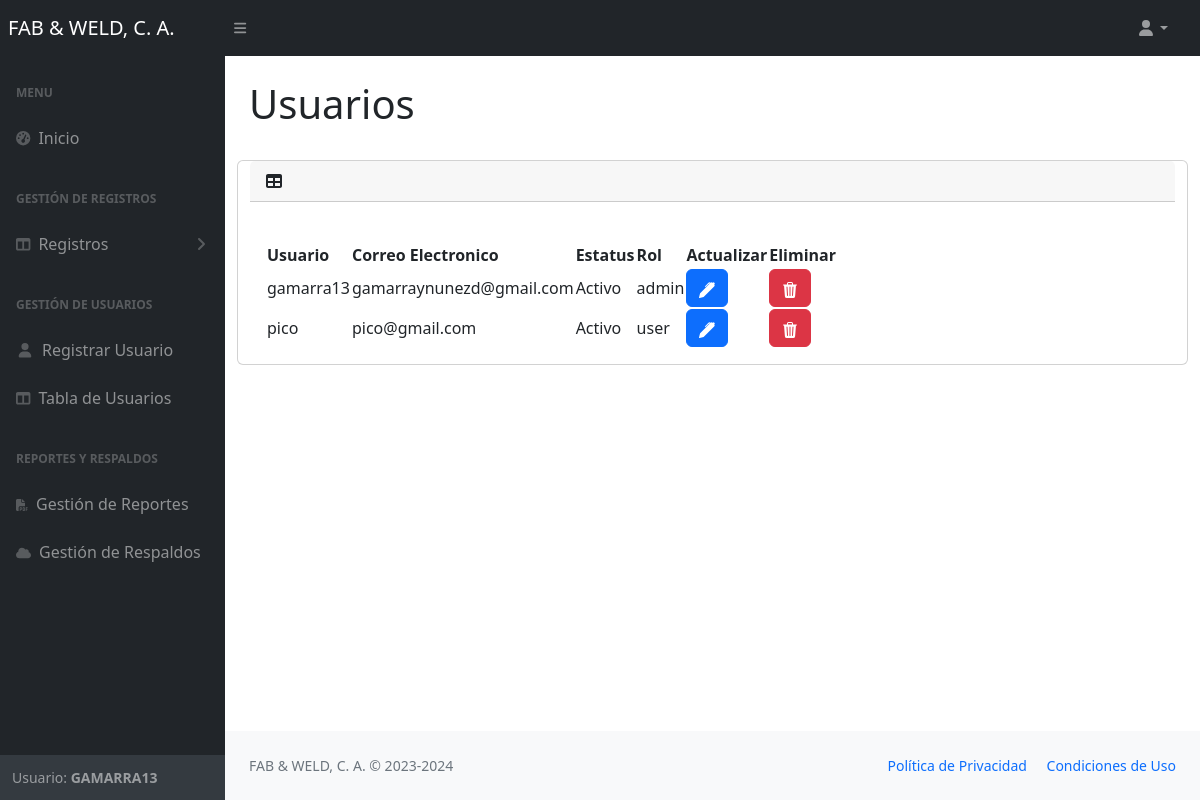
Page /views/usuarios.php (signed in) on the committed database.
### tables this page shows
CREATE TABLE `users` (
  `id` int NOT NULL,
  `username` varchar(100) DEFAULT NULL,
  `email` varchar(100) NOT NULL,
  `passwordd` varchar(255) DEFAULT NULL,
  `estatus` varchar(50) NOT NULL,
  `role_id` int DEFAULT NULL
);

CREATE TABLE `roles` (
  `id_rol` int NOT NULL,
  `nombre` varchar(50) DEFAULT NULL
);

### views/usuarios.php (the view, shortened to what this page needs)
    <?php require'nav.php';?>
    <div id="layoutSidenav_content">
                <main>
                    <div class="container-fluid px-4">
                        <h1 class="mt-4">Usuarios</h1>
                        <div class="row">
                        <div class="card mb-4">
                            <div class="card-header">
                                <i class="fas fa-table me-1"></i>
                            </div>
                            <div class="card-body">
                                <table id="datatablesSimple" >
                                <thead>
                                        <tr>
                                            <th >Usuario</th>
                                            <th >Correo Electronico</th>
                                            <th >Estatus</th>
                                            <th >Rol</th>
                                            <th >Actualizar</th>
                                            <th >Eliminar</th>
                                        </tr>
                                    </thead>
                                    <tbody >
                                        <?php
                                        require"../php/conexion.php";
$queto= "SELECT * FROM users u LEFT JOIN roles r ON u.role_id=r.id_rol WHERE u.role_id=r.id_rol";
$result= mysqli_query($conexion, $queto);
while($fila = mysqli_fetch_array($result)){
    echo "<tr>";
    echo "<td>". $fila['username']. "</td>";
        echo "<td>". $fila['email']. "</td>";
    echo "<td>". $fila['estatus']. "</td>";
    echo "<td>". $fila['nombre']. "</td>";
      echo "<td><a href='actualizar_usuario.php?id=".$fila['id']."' class='btn btn-primary btn-raised btn-xs'><svg xmlns='http://www.w3.org/2000/svg' width='16' height='16' fill='currentColor' class='bi bi-pen-fill' viewBox='0 0 16 16'>
      <path d='m13.498.795.149-.149a1.207 1.207 0 1 1 1.707 1.708l-.149.148a1.5 1.5 0 0 1-.059 2.059L4.854 14.854a.5.5 0 0 1-.233.131l-4 1a.5.5 0 0 1-.606-.606l1-4a.5.5 0 0 1 .131-.232l9.642-9.642a.5.5 0 0 0-.642.056L6.854 4.854a.5.5 0 1 1-.708-.708L9.44.854A1.5 1.5 0 0 1 11.5.796a1.5 1.5 0 0 1 1.998-.001z'/>
    </svg></a></td>";
      echo "<td><a  class='btn btn-danger btn-raised btn-xs' href='../php/eliminar.php?id=".$fila['id']."'>
      <svg xmlns='http://www.w3.org/2000/svg' width='16' height='16' fill='currentColor' class='bi bi-trash3-fill' viewBox='0 0 16 16'>
      <path d='M11 1.5v1h3.5a.5.5 0 0 1 0 1h-.538l-.853 10.66A2 2 0 0 1 11.115 16h-6.23a2 2 0 0 1-1.994-1.84L2.038 3.5H1.5a.5.5 0 0 1 0-1H5v-1A1.5 1.5 0 0 1 6.5 0h3A1.5 1.5 0 0 1 11 1.5Zm-5 0v1h4v-1a.5.5 0 0 0-.5-.5h-3a.5.5 0 0 0-.5.5ZM4.5 5.029l.5 8.5a.5.5 0 1 0 .998-.06l-.5-8.5a.5.5 0 1 0-.998.06Zm6.53-.528a.5.5 0 0 0-.528.47l-.5 8.5a.5.5 0 0 0 .998.058l.5-8.5a.5.5 0 0 0-.47-.528ZM8 4.5a.5.5 0 0 0-.5.5v8.5a.5.5 0 0 0 1 0V5a.5.5 0 0 0-.5-.5Z'/>
    </svg></td>";
    echo "</tr>";
}
?>
          </tbody>
                                </table>
                            </div>
                        </div>
                    </div>
                </main>
    <?php require'footer.php';?>

### views/nav.php (shortened to what this page needs)
<?php
require"../php/conexion.php";
$id = $_SESSION["id"];
$rol1=2;
$estatus='estatus';
$consulta = "SELECT * FROM users WHERE id = '$id'  OR $rol1='role_id' AND $estatus='estatus'";
$result = mysqli_query($conexion, $consulta);
$row= $result->fetch_assoc();
if (mysqli_num_rows($result) == 0) {
    echo"<script>
    alert('Por favor debe de iniciar sesión');
    window.location.href='../index.php';
</script>";
    session_destroy();
      mysqli_close($conexion);
}if (!$result=mysqli_query($conexion, $consulta)) {
	echo("Error description:".mysqli_error($conexion));
}
    ?>
<!DOCTYPE html>
<html lang="en">
    <head>
        <link href="https://cdn.jsdelivr.net/npm/simple-datatables@7.1.2/dist/style.min.css" rel="stylesheet" />
        <link href="../css/styles.css" rel="stylesheet" />
    </head>
    <body class="sb-nav-fixed">
        <nav class="sb-topnav navbar navbar-expand navbar-dark bg-dark">
            <a class="navbar-brand ps-2" href="home.php">FAB & WELD, C. A.</a>
            <button class="btn btn-link btn-sm order-1 order-lg-0 me-4 me-lg-0" id="sidebarToggle" href="#!"><i class="fas fa-bars"></i></button>
            <ul class="navbar-nav ms-auto ms-md-0 me-3 me-lg-4">
                <li class="nav-item dropdown">
                    <a class="nav-link dropdown-toggle" id="navbarDropdown" href="#" role="button" data-bs-toggle="dropdown" aria-expanded="false"><i class="fas fa-user fa-fw"></i></a>
                </li>
            </ul>
        </nav>
        <div id="layoutSidenav">
            <div id="layoutSidenav_nav">
                <nav class="sb-sidenav accordion sb-sidenav-dark" id="sidenavAccordion">
                    <div class="sb-sidenav-menu">
                        <div class="nav">
                            <div class="sb-sidenav-menu-heading">Menu</div>
                            <a class="nav-link" href="home.php">
                                <div class="sb-nav-link-icon"><i class="fas fa-tachometer-alt"></i></div>
                                Inicio
                            </a>
                            <div class="sb-sidenav-menu-heading">Gestión de Registros</div>
                            <a class="nav-link collapsed" href="#" data-bs-toggle="collapse" data-bs-target="#collapseLayouts" aria-expanded="false" aria-controls="collapseLayouts">
                                <div class="sb-nav-link-icon"><i class="fas fa-columns"></i></div>
                                Registros
                                <div class="sb-sidenav-collapse-arrow"><i class="fas fa-angle-down"></i></div>
                            </a>
                            <div class="sb-sidenav-menu-heading">Gestión de Usuarios</div>
                            <a class="nav-link" href="nuevo_user.php">
                                <div class="sb-nav-link-icon"><i class="fas fa-user fa-fw"></i></div>
                               Registrar Usuario
                            </a>
                            <a class="nav-link" href="usuarios.php">
                                <div class="sb-nav-link-icon"><i class="fas fa-columns"></i></div>
                               Tabla de  Usuarios
                            </a>
                            <div class="sb-sidenav-menu-heading">Reportes y Respaldos</div>
                            <a class="nav-link" href="reportes.php">
                                <div class="sb-nav-link-icon"><i class='fas fa-file-pdf' style='font-size:12px'></i></div>
                               Gestión de Reportes
                            </a>
                            <a class="nav-link" href="backups.php">
                                <div class="sb-nav-link-icon"><i class='fas fa-cloud' style='font-size:12px'></i></div>
                              Gestión de Respaldos
                            </a>
                        </div>
                    </div>
                    <div class="sb-sidenav-footer">
                        <div class="small">Usuario: <b style="text-transform: uppercase"><?php echo $row['username'] ?></b></div>
                    </div>
                </nav>
            </div>

### rows in the picture
users: username "GAMARRA13", username "gamarra13", email "gamarraynunezd@gmail.com", estatus "Activo", role.nombre "admin"
users: username "pico", email "pico@gmail.com", estatus "Activo", role.nombre "user"
